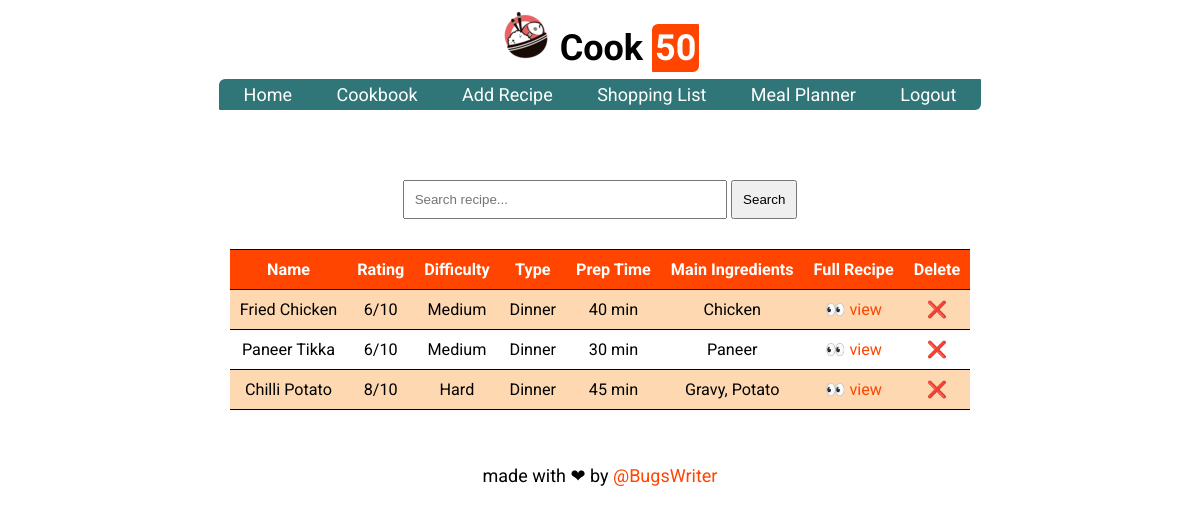
Before: /recipes (signed in) with the older database file.
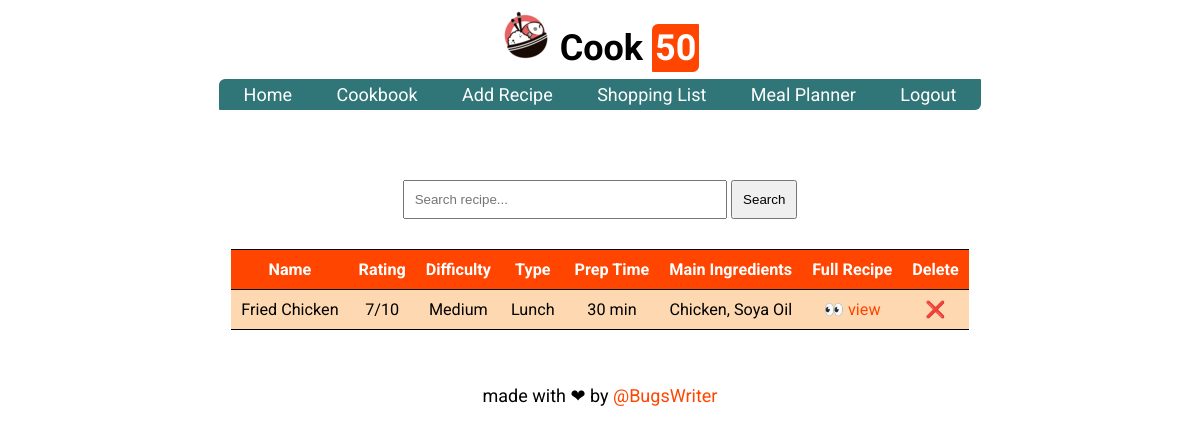
After: the same page with the newer database file.
### tables this page shows
CREATE TABLE recipe(
    name TEXT NOT NULL,
    rating INT NOT NULL,
    difficulty TEXT NOT NULL,
    type TEXT NOT NULL,
    prep_time INT NOT NULL,
    main_ingredients TEXT NOT NULL,
    recipe_link TEXT NOT NULL,
    user_id INT NOT NULL,
    FOREIGN KEY(user_id) REFERENCES user(rowid)
);

### cookpkg/routes.py (the view)
@app.route("/recipes", methods=["GET"])
def recipes():
    if not request.cookies.get("user_id"):
        return redirect(url_for('login'))
    uid = request.cookies.get("user_id")
    data = crud_get_recipes(uid)
    return render_template("recipe_list.html", data=data)

### cookpkg/crud.py (called while the page is built)
def crud_get_recipes(uid):
    conn = sqlite3.connect(DB_NAME)
    c = conn.cursor()
    data = []
    sql = "SELECT rowid, * FROM recipe WHERE user_id='{}'".format(uid)
    for row in c.execute(sql):
        data.append(list(row))
    conn.close()
    return data

### cookpkg/templates/recipe_list.html (shortened to what this page needs)
{% extends "layout.html" %}
{% block content %}
<div class="search-box">
  <form class="slform" action="/search" method="GET" id="must-field">
    <input type="text" placeholder="Search recipe..." name="query">
    <input type="submit" value="Search">
  </form>
</div>
<div class="result-box">
  <table>
    <tr>
      <th>Name</th>
      <th>Rating</th>
      <th>Difficulty</th>
      <th>Type</th>
      <th>Prep Time</th>
      <th>Main Ingredients</th>
      <th>Full Recipe</th>
      <th>Delete</th>
    </tr>
    {% for recipe in data %}
    <tr>
      <td>{{ recipe[1] }}</td>
      <td>{{ recipe[2] }}/10</td>
      <td>{{ recipe[3] }}</td>
      <td>{{ recipe[4] }}</td>
      <td>{{ recipe[5] }} min</td>
      <td>{{ recipe[6] }}</td>
      <td><a href="https://{{ recipe[7] }}">👀 view</a></td>
      <td><a href="/delete_recipe?id={{ recipe[0] }}">❌</a></td>
    </tr>
    {% endfor %}
  </table>
</div>
{% endblock content %}

### cookpkg/templates/layout.html (shortened to what this page needs)
<!DOCTYPE html>
<html>
  <head>
    <link rel="stylesheet" type="text/css" href="{{ url_for('static', filename='css/style.css') }}">
  </head>
  <body>
    <header>
      <h1>
	<img src="{{ url_for('static', filename='img/logo.png') }}" width="50px">
	Cook <span>50</span>
      </h1>
    </header>
    <ul class="nav">
      <li class="active"><a href="/">Home</a></li>
      <li><a href="{{ url_for('recipes') }}">Cookbook</a></li>
      <li><a href="{{ url_for('add_recipe') }}">Add Recipe</a></li>
      <li><a href="{{ url_for('shopping_list') }}">Shopping List</a></li>
      <li><a href="{{ url_for('meal_planner') }}">Meal Planner</a></li>
      {% if request.cookies.get('user_id') %}
      <li><a href="/logout">Logout</a></li>
      {% else %}
      <li><a href="/login">Login</a></li>
      {% endif %}
    </ul>
    <div class="container">
      {% block content %}{% endblock %}
    </div>
    <footer>
      <span>made with ❤ by <a href="https://bugswriter.com">@BugsWriter</a></span>
    </footer>
  </body>
</html>

### cookpkg/static/css/style.css (style rules this page uses)
:root { --color01: #FFA500; --color02: #FF8C00; --color03: #FF7F50; --color04: #FF6347; --color05: #FF4500; --color06: #FED8B1; --fontsize: 18px; --font: "Roboto" }
body { width: fit-content; margin: auto; font-family: var(--font), sans-serif; font-size: var(--fontsize); }
body a { color: var(--color05); text-decoration: none; }
header h1 { width: fit-content; margin: auto; padding: 10px; }
header h1 span { color: white; background-color: var(--color05); border-radius: 6px 1px; font-family: 'Dancing Script', cursive; padding: 3px; }
.nav { border-radius: 6px 1px; background-color: #307679; margin: auto; width: fit-content; padding: 5px; }
.nav a { color: white; }
.nav li { display: inline; margin: 0px 20px; }
footer { padding: 15px; width: fit-content; margin: auto; }
.search-box { padding: 10px; width: fit-content; margin: auto; }
.result-box { width: fit-content; margin: auto; font-size: 90%; }
.result-box table { border-collapse: collapse; }
.result-box td, th { text-align: center; padding: 10px; }
.result-box th { color: white; background-color: var(--color05); border-top: 1px solid black; }
.result-box tr:nth-child(even) { background-color: var(--color02); border-bottom: 1px solid black; border-top: 1px solid black; }
.result-box tr:nth-child(even) { background-color: var(--color06); }
.container { width: fit-content; margin: 40px auto; }
.form , .slform { margin: 20px; }
.slform input { width: 300px; padding: 10px; }
.slform input[type=submit] { width: fit-content; }

Changed rows visible on the page:
removed recipe: name "Paneer Tikka", rating "6", difficulty "Medium", type "Dinner", prep_time "30", main_ingredients "Paneer"
removed recipe: name "Chilli Potato", rating "8", difficulty "Hard", type "Dinner", prep_time "45", main_ingredients "Gravy, Potato"
changed recipe "Fried Chicken": rating "6" → "7"; type "Dinner" → "Lunch"; prep_time "40" → "30"; main_ingredients "Chicken" → "Chicken, Soya Oil"
